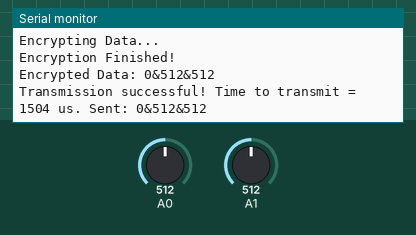
Recording of a sketch running on a simulated Arduino Uno, built with avr-gcc and run on an emulated ATmega328P. Parts: the last lines printed to the serial monitor. Inputs (shaded band) come from the test bench; at power-on: A0 = 512, A1 = 512. No radio packets arrive unless stated.

Above: at 1.8 s.
1.9 s: A0 set to 716
At 2.4 s:
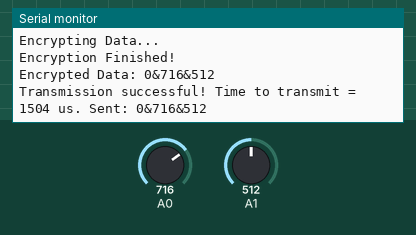
3.4 s: A1 set to 716
At 4.5 s:
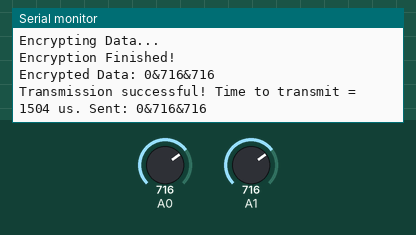
4.9 s: A0 set to 900
At 5.6 s:
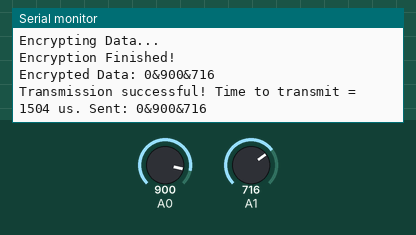
6.4 s: A1 set to 900
At 7.7 s:
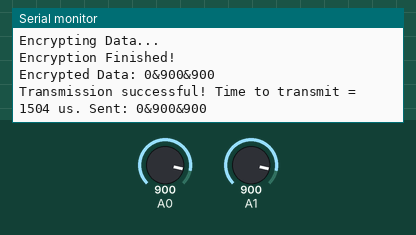
Timing chart, 0 to 8.9 s (numbered marks = the images above; inputs shaded):
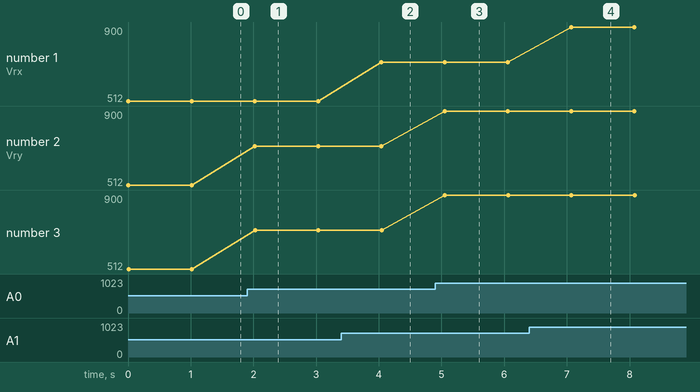

Measured:
- after the input at 1.9 s, the serial monitor: prints a new line after 0.12 s (image 1)
- after the input at 3.4 s, the serial monitor: prints a new line after 0.64 s (image 2)
- after the input at 4.9 s, the serial monitor: prints a new line after 0.15 s (image 3)
- after the input at 6.4 s, the serial monitor: prints a new line after 0.67 s (image 4)
- plotted number 2: 512 → 716 after the input at 1.9 s, 716 → 900 after the input at 4.9 s
- plotted number 3: 512 → 716 after the input at 1.9 s, 716 → 900 after the input at 4.9 s

The sketch:

Remote_control_PipeViper_copy_20231209150236.ino
```cpp
//Libraries
#include <Arduino.h>
#include <SPI.h>     // For SPI comms to the radio and back.
#include "printf.h"  // For print statement formatting.
#include <RF24.h>    // For using the NRF24 Radios.
#include <string.h>  // For using Strings.

// joy stick variables
int vry;
int vrx;
int vfNum;


//Variables and Initializations
#define CE_PIN 7
#define CSN_PIN 8

RF24 radio(CE_PIN, CSN_PIN);  // CE, CSN
const int buttonPin = 6;
uint8_t address[][6] = { "1Node", "2Node", "3Node", "4Node", "5Node", "6Node" };
int radioNumber = 0;
bool role = true;
String payload = "";  //String length of 20 characters

void setup() {
  // put your setup code here, to run once:
  pinMode(A0, INPUT);
  pinMode(A1, INPUT);
  radioSetup("switch", radio, 0, 0, address);


  Serial.begin(115200);

}

void loop() {
  // put your main code here, to run repeatedly:

  vry = analogRead(A0);
  vrx = analogRead(A1);


  Serial.print("  Vrx:  ");
  Serial.print(vrx);
  Serial.print("   Vry  ");
  Serial.println(vry);

  payload = encryptData(0, vry, vrx);
  radioTransmit(payload, radio);

  vfNum++;
  if(vfNum > 9){
    vfNum = 0;
  }
}


// Pipe Viper Library, for testing translating joystick output into and out of a string, and sending it via radio signals.
// Written for Pipe Viper, a pipe inspection robot made for AMKA Services.
// Written by Tyler Widener, tylerwidenerlm@gmail.com

/*
----------DOCUMENTATION----------

encryptData()
  Takes the verification number, and the two joystick values as arguments.
  It then formats all of those values into a string, which the function returns.
  Incorrect verification numbers will cause the function to return a 1.

decryptVNum()
  Takes the encrypted string as an argument.
  It then decrypts and returns the verification number as an integer.

decryptUpDown()
  Takes the encrypted string as an argument.
  It then decrypts and returns the joystick's up/down value as an integer.

decryptLeftRight()
  Takes the encrypted string as an argument.
  It then decrypts and returns the joystick's left/right value as an integer.

radioSetup()
  Takes an argument to determine how the radio should be set up, as a string, a second argument for the radio object, a third for the verification number,
       a fourth for the radio number, and a fifth for the array of addresses.
  Should be called during setup().
  If the function does not connect to the radio, it will trap the program in an INFINITE LOOP.
  "transmit" means the radio should send signals, and will initially be set up to send signals and NOT listen for them.
  "listen" means the radio should only listen for signals, and will initially be set up to listen to signals only.
  "switch" means that the radio will not be set up for either mode, and will be reliant upon other functions to switch modes for it.

radioTransmit()
  Takes two arguments, the first is the string to transmit, the second is for the radio object.
  Just transmits the string, and prints a message to the Serial Monitor if the transmission was successful.

radioReceive()
  Takes one argument for the radio object, and a second for the verification number.
  ONLY recieves data IF the verification number in the received message matches the one given in the function's argument. If it doesn't match, the function ends.
  Returns the received data as a string.
  Print the received data and diagnostic info to the Serial Monitor.


----STRING TRANSLATION----

<verificationNum>&<joyUp/Down>&<joyLeft/Right>

<verificationNum> is the verification number to prevent repeated signals, single digit only. Can be 0-9, looping through.

& notifies the code the joystick UpDown number is the next few digits up until the next &.

<joyUp/Down> is the raw number received from the joystick's up and down value.

& notifies the code the joystick LeftRight number is the next few digits up until the end of the string.

<joyLeft/Right> is the raw number received from the joystick's left and right value.


----JOYSTICK OUTPUT KEY----
With wires facing down:
Up/Down at Rest:507
Down is at 0
Up is at 1023
Left/Right at Rest 499
Left is at 0
Right is at 1023


----SETUP REQUIRED----

A radio object built with the RF24 library.

A verification number variable, which will need to be incremented by the user every time a transmission is sent. Just a basic integer works fine.

A radio number which defines the radio's position. 0-5 is available to use. Again, a simple integer works fine.

An addresses variable, which contains the addresses for the different radios. The following line of code is recommended for this:
  uint8_t address[][6] = { "1Node", "2Node", "3Node", "4Node", "5Node", "6Node" };

A Serial Connection, preferably at 115200 baud.

The following libraries:
  #include <SPI.h> // For SPI comms to the radio and back.
  #include "printf.h" // For print statement formatting.
  #include <RF24.h> // For using the NRF24 Radios.
  #include <string.h> // For using Strings.

*/


//Functions
String encryptData(int vfNum, int stickUpDown, int stickLeftRight) {  // Function that encrypts data
  if (vfNum > 9 || vfNum < 0) {                                       // Check for an invalid verification number, must be between 0-9
    Serial.println("ERROR: Invalid Verification Number!");
    return "1";
  }
  Serial.println("Encrypting Data...");
  String encryptedData = "";                                                                   // Create the string to convert into
  encryptedData = (String(vfNum) + "&" + String(stickUpDown) + "&" + String(stickLeftRight));  // Embed the data into the string
  Serial.println("Encryption Finished!");
  Serial.println("Encrypted Data: " + encryptedData);
  return encryptedData;  // Return the encrypted string
}

int decryptVNum(String msg) {  // Function that decrypts the verification number
  Serial.println("Decrypting Verification Number...");
  return int(msg[0]);  // Return the first character of the string which is the single-digit verification number
}

int decryptUpDown(String msg) {  // Function that decrypts the up/down value
  Serial.println("Decrypting Up/Down Value...");
  String decryptedValue = "";                    // Create the string to convert into
  int pos = 2;                                   // Integer to track the current position the code is at in the string
  char currChar = msg[pos];                      // Char to track the current character the program has selected
  while (currChar != '&') {                      // Loop until the program reaches an & symbol
    decryptedValue = decryptedValue + msg[pos];  // Add the currently selected character to the decryption string
    pos++;                                       // Increment the position
    currChar = msg[pos];                         // Set the new value for the current character for while loop evaluation
  }
  Serial.println("Decryption Finished!");
  Serial.println("Decrypted Up/Down Value: " + decryptedValue);
  return decryptedValue.toInt();  // Return the decrypted value as an integer
}

int decryptLeftRight(String msg) {  // Function that decrypts the left/right value
  Serial.println("Decrypting Left/Right Value...");
  String decryptedValue = "";  // Create the string to convert into
  int pos = 2;                 // Integer to track the current position the code is at in the string
  char currChar = msg[pos];    // Char to track to current character the program has selected
  while (currChar != '&') {    // Loop until the program reaches an & symbol
    pos++;                     // Increment position
    currChar = msg[pos];       // Set new current character
  }
  pos++;                                         // Update the position once, since the while loop stopped on the & symbol
  while (pos < decryptedValue.length()) {        // Loop until the end of the string
    decryptedValue = decryptedValue + msg[pos];  // Add the currently selected character to the decryption string
    pos++;                                       // Increment position
    currChar = msg[pos];                         // Set new current character
  }
  Serial.println("Decryption Finished!");
  Serial.println("Decrypted Left/Right Value: " + decryptedValue);
  return decryptedValue.toInt();  // Return the decrypted value as an integer
}

void radioSetup(String mode, RF24 radio, int vfNum, int radioNum, uint8_t address[][6]) {  // Function for setting up a radio
  Serial.println("Initializing Radio...");

  if (!radio.begin()) {
    Serial.println(F("Radio Not Responding!"));
    while (1) {}
  }
  Serial.println("Pipe Viper Radio " + String(radioNum));

  radio.setPALevel(RF24_PA_MAX);
  radio.setPayloadSize(sizeof("0&0000&0000"));
  radio.setDataRate(RF24_250KBPS);  // ADDED setDataRate() for increased range
  radio.openWritingPipe(address[radioNum]);

  if (radioNum == 0) {
    radio.openReadingPipe(1, address[1]);
  } else if (radioNum == 5) {
    radio.openReadingPipe(4, address[4]);
  } else {
    radio.openReadingPipe((radioNum - 1), address[(radioNum - 1)]);
    radio.openReadingPipe((radioNum + 1), address[(radioNum + 1)]);
  }

  if (mode == "transmit") {
    radio.stopListening();
  } else if (mode == "listen") {
    radio.startListening();
  } else {
  }

  Serial.println("Radio Initialized");
}

void radioTransmit(String payload, RF24 radio) {  // Function for sending a transmission
  radio.stopListening();                          // Stop listening while transmission is being sent.

  unsigned long start_timer = micros();                  // start the timer
  bool report = radio.write(&payload, sizeof(payload));  // transmit & save the report
  unsigned long end_timer = micros();                    // end the timer

  if (report) {
    Serial.print(F("Transmission successful! "));  // payload was delivered
    Serial.print(F("Time to transmit = "));
    Serial.print(end_timer - start_timer);  // print the timer result
    Serial.print(F(" us. Sent: "));
    Serial.println(payload);  // print payload sent
  } else {
    Serial.println(F("Transmission failed or timed out"));  // payload was not delivered
  }
  delay(1000);
}

String radioReceive(int vfNum, RF24 radio) { // Function for receiving a transmission
  radio.startListening();
  uint8_t pipe;
  String payload = "";
  if (radio.available(&pipe)) {              // is there a payload? get the pipe number that recieved it
    uint8_t bytes = radio.getPayloadSize();  // get the size of the payload
    radio.read(&payload, bytes);             // fetch payload from FIFO
    if (vfNum == decryptVNum(payload)) {
      Serial.print(F("Received "));
      Serial.print(bytes);  // print the size of the payload
      Serial.print(F(" bytes on pipe "));
      Serial.print(pipe);  // print the pipe number
      Serial.print(F(": "));
      Serial.println(payload);  // print the payload's value
      return payload;
    }
    return;
  }
}
```
